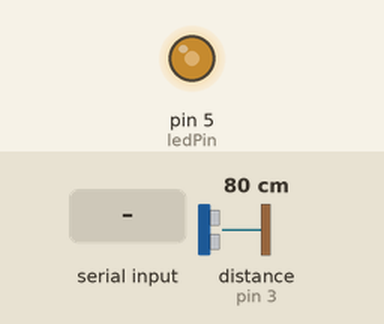
Simulated run of this sketch. Board: Arduino Uno, built with avr-gcc and run on an emulated ATmega328P. On the bench: output pins drawn as LEDs (lit = HIGH). The test bench sets the inputs (shaded band); at power-on: distance to the obstacle (sensor on pin 3) 80 cm. The echo pulse lasts 58.3 µs per cm.

Above: at 1.2 s.
1.3 s: "90,45\n" received over Serial
At 2.5 s:
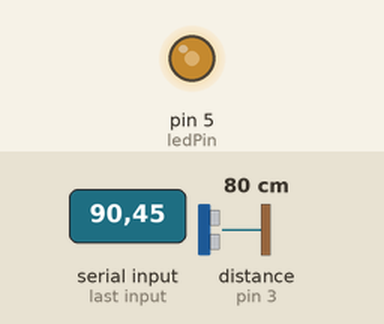
2.8 s: byte 10 ('\n') received over Serial
5.1 s: "8\n" received over Serial
At 6.4 s:
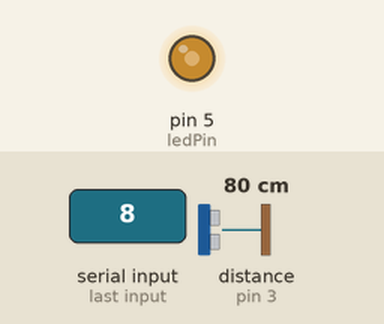
Timing chart, 0 to 8.1 s (numbered marks = the images above; inputs shaded):
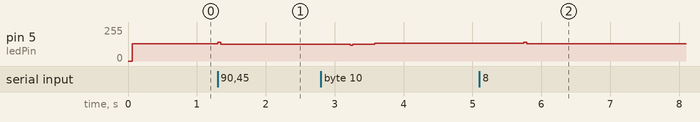

The sketch:

Exp9_2Way_Laptop.ino
```cpp
#include <TimerOne.h>

////////////////////// Mutual /////////////////////

const int frequencyInact = 100;  // Frequency value for inactive state
const int bitDuration = 40;      // Duration of each bit (clock time)
bool isReading = false;

//////////////////////// Zender /////////////////////////////////

const int ledPin = 5;  // Pin number for the LED

const int frequencyOut0 = 600;  // Frequency for bit 0
const int frequencyOut1 = 800;  // Frequency for bit 1

const unsigned long period0 = 0.5e6 / frequencyOut0;          // Period for bit 0
const unsigned long period1 = 0.5e6 / frequencyOut1;          // Period for bit 1
const unsigned long inactivePeriod = 0.5e6 / frequencyInact;  // Inactive period for the timer

float timeBeginOut;      // Start time of each loop iteration
float timeEndOut;        // End time of each loop iteration
float delayDurationOut;  // Create a duration variable

String inputString = "";  // Stores the received input string
bool stringComplete = false;

////////////////////////// Ontvanger //////////////////////////////////////

const int PhotoPin = 3;  // Define the input pin for the photodiode

int i = 0;     // Counter variable
int bitValue;  // Variable to hold received bit value

float pulseHigh;  // High time of incoming pulse
float pulseLow;   // Low time of incoming pulse
float timeout = 1000000;

float pulseTotal;  // Total time of incoming pulse
float frequency;   // Calculated frequency of signal

float timeBegin;      // Start time of each loop iteration
float timeEnd;        // End time of each loop iteration
float delayDuration;  // Create a duration variable

const int frequencyTolerance = 75;  // Tolerance range for frequency comparison
const int frequencyIn0 = 1000;       // Frequency value for bit 0
const int frequencyIn1 = 1200;       // Frequency value for bit 1

const int missingSourceTimeout = 500;  // Timeout for pulseIn()

String byteString = "";  // Store the received byte string
String sentence = "";

void setup() {
  Serial.begin(230400);  // Start serial communication

  pinMode(PhotoPin, INPUT);  // Set the input pin for the photodiode
  pinMode(ledPin, OUTPUT);   // Set LED pin as output

  Timer1.initialize(inactivePeriod);  // Initialize timer with inactivePeriod
  Timer1.attachInterrupt(blinkLED);
}

void loop() {
  checkRead();
  if (isReading) {
    LiFiRead();
    isReading = false;
  } else {
    timeBegin = millis();

    if (stringComplete) {
      transmitString(inputString);  // Transmit the received string
      inputString = "";             // Reset input string
      stringComplete = false;       // Reset stringComplete flag
    }
  }
}

// ------------------  void checkRead   ---------------------- //

void checkRead() {
  getFreq();

  if (abs(frequency - frequencyIn0) <= frequencyTolerance) isReading = true;

  else if (abs(frequency - frequencyIn1) <= frequencyTolerance) isReading = true;

  else if (abs(frequency - frequencyInact) <= 3) isReading = false;
}

// ------------------  void serialEvent   ---------------------- //

void serialEvent() {
  while (Serial.available()) {
    char inChar = (char)Serial.read();
    inputString += inChar;  // Append character to inputString

    if (inChar == '\n') {
      stringComplete = true;  // Set the stringComplete flag when end of line is reached
    }
  }
}


// ------------------  void transmitString()   ---------------------- //

void transmitString(String input) {
  for (int i = 0; i < input.length(); i++) {
    char character = input.charAt(i);

    for (int j = 7; j >= 0; j--) {
      bool bit = bitRead(character, j);
      transmitBit(bit);  // Transmit each character as bits
    }
  }

  Timer1.setPeriod(inactivePeriod);  // Restore the original timer period
}


// ------------------  Variables   ---------------------- //

void transmitBit(bool bit) {
  if (bit) {
    Timer1.setPeriod(period1);  // Set timer period for bit 1
  } else {
    Timer1.setPeriod(period0);  // Set timer period for bit 0
  }
  delay(bitDuration);
}


// ------------------  void blinkLED()   ---------------------- //

void blinkLED() {
  static bool ledState = false;
  ledState = !ledState;

  if (ledState)  // Set LED pin port directly HIGH
    PORTD |= (1 << PD5);

  else  // Set LED pin port directly LOW
    PORTD &= ~(1 << PD5);
}

// ------------------  void getFreq   ---------------------- //

void getFreq() {
  pulseHigh = pulseIn(PhotoPin, HIGH, missingSourceTimeout * 1000);  // Measure the duration of the high pulse
  pulseLow = pulseIn(PhotoPin, LOW, missingSourceTimeout * 1000);    // Measure the duration of the low pulse

  // Serial.println(pulseHigh);
  // Serial.println(pulseLow);

  pulseTotal = pulseHigh + pulseLow;  // Calculate the total duration of the pulse
  frequency = 1000000 / pulseTotal;   // Calculate the frequency of the signal
                                      // Serial.println(frequency);
}

// ------------------  void read   ------------------------- //

void LiFiRead() {
  timeBegin = millis();  // Record the start time of the loop iteration

  getFreq();

  if (abs(frequency - frequencyIn0) <= frequencyTolerance) {  // Compare the frequency to determine the bit value

    bitValue = 0;
    byteString += String(bitValue);  // Append the bit value to the byte string
    Serial.print("Byte String: ");   // Print the byte string
    Serial.println(byteString);
    //byteString = "";
  }

  else if (abs(frequency - frequencyIn1) <= frequencyTolerance) {

    bitValue = 1;
    byteString += String(bitValue);  // Append the bit value to the byte string
    Serial.print("Byte String: ");   // Print the byte string
    Serial.println(byteString);
    //byteString = "";
  }

  else if (abs(frequency - frequencyInact) <= 3) {
    byteString = "";  // Reset the byte string if frequency indicates inactive state
  }

  //else {
  // Handle error case where frequency is not within the expected range
  //Serial.println("Error: Invalid frequency detected");
  //}

  if (byteString.length() == 8) {  // If the byte string is complete (8 bits), convert it to a character and add it to the sentence

    char character = strtol(byteString.c_str(), NULL, 2);
    sentence += character;
    //Serial.print("Byte String: ");        // Print the byte string
    //Serial.println(byteString);
    byteString = "";  // Reset the byte string
    i = 1;
  }

  if (abs(frequency - frequencyInact) <= 3 && i == 1) {  // If the frequency indicates inactive state and a byte string has been processed, print the sentence

    Serial.print("Sentence: ");
    Serial.println(sentence);
    sentence = "";  // Reset the sentence
    i = 0;
  }

  timeEnd = millis();  // Record the end time of the loop iteration

  delayDuration = bitDuration - (timeEnd - timeBegin);

  if (delayDuration > 0) {
    delay(delayDuration);
  }
}
```

Measured:
- after the input at 1.3 s, pin 5 (ledPin): 128/255 → 127/255 at once
- after the input at 5.1 s, pin 5 (ledPin): 132/255 → 128/255 after 0.65 s
